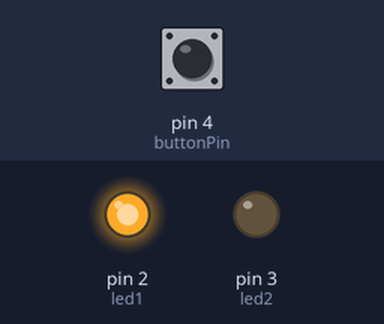
This sketch was run on a simulated Arduino Uno, built with avr-gcc and run on an emulated ATmega328P. On the bench: output pins drawn as LEDs (lit = HIGH). Inputs (shaded band) come from the test bench; at power-on: pin 4 (buttonPin) HIGH.

Above: at 1.2 s.
1.3 s: pin 4 (buttonPin) pulled LOW for 0.15 s
At 2.3 s:
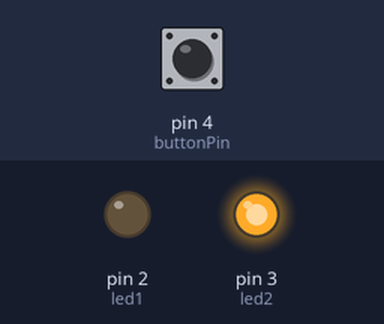
2.9 s: pin 4 (buttonPin) pulled LOW for 1 s
At 3.5 s:
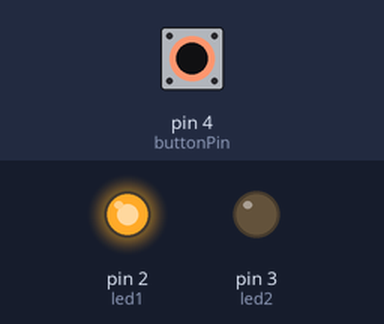
5.4 s: pin 4 (buttonPin) pulled LOW for 3.2 s
At 6.6 s:
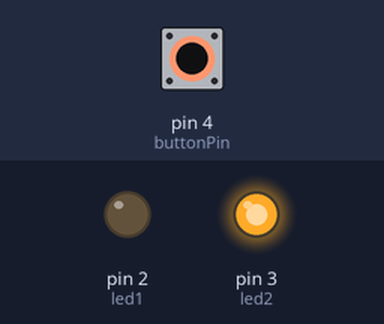
Timing chart, 0 to 8.4 s (numbered marks = the images above; inputs shaded):
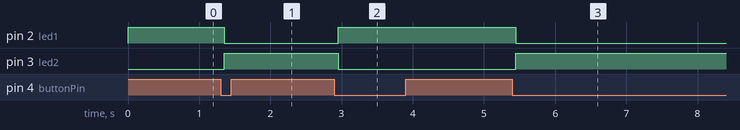

Measured:
- after the input at 1.3 s, pin 2 (led1): HIGH → LOW after 0.05 s; pin 3 (led2): LOW → HIGH after 0.05 s
- after the input at 2.9 s, pin 2 (led1): LOW → HIGH after 0.05 s; pin 3 (led2): HIGH → LOW after 0.05 s
- after the input at 5.4 s, pin 2 (led1): HIGH → LOW after 0.05 s; pin 3 (led2): LOW → HIGH after 0.05 s

The sketch:

sketch_oct23a.ino
```cpp
// Встановлення пінів для світлодіодів та кнопки
const int led1 = 2;       // Пін для першого світлодіода
const int led2 = 3;       // Пін для другого світлодіода
const int buttonPin = 4;  // Пін для кнопки

// Змінні для зберігання стану кнопки та світлодіодів
int buttonState = 0;       // Поточний стан кнопки
int lastButtonState = 0;   // Попередній стан кнопки
bool activeLed = false;    // Стан активного світлодіода (false - перший, true - другий)

void setup() {
  // Налаштування пінів як вихід та вхід
  pinMode(led1, OUTPUT);
  pinMode(led2, OUTPUT);
  pinMode(buttonPin, INPUT_PULLUP); // Підтягування кнопки до HIGH

  // Вимкнути обидва світлодіоди на початку
  digitalWrite(led1, LOW);
  digitalWrite(led2, LOW);
}

void loop() {
  // Читання поточного стану кнопки
  buttonState = digitalRead(buttonPin);

  // Перевірка, чи було натискання кнопки (перехід від HIGH до LOW)
  if (buttonState == LOW && lastButtonState == HIGH) {
    // Перемикання активного світлодіода
    activeLed = !activeLed;

    // Затримка для уникнення "дребезгу" контактів
    delay(50);
  }

  // Оновлення попереднього стану кнопки
  lastButtonState = buttonState;

  // Встановлення стану світлодіодів відповідно до активного світлодіода
  if (activeLed) {
    // Увімкнути другий світлодіод, вимкнути перший
    digitalWrite(led1, LOW);
    digitalWrite(led2, HIGH);
  } else {
    // Увімкнути перший світлодіод, вимкнути другий
    digitalWrite(led1, HIGH);
    digitalWrite(led2, LOW);
  }
}
```
